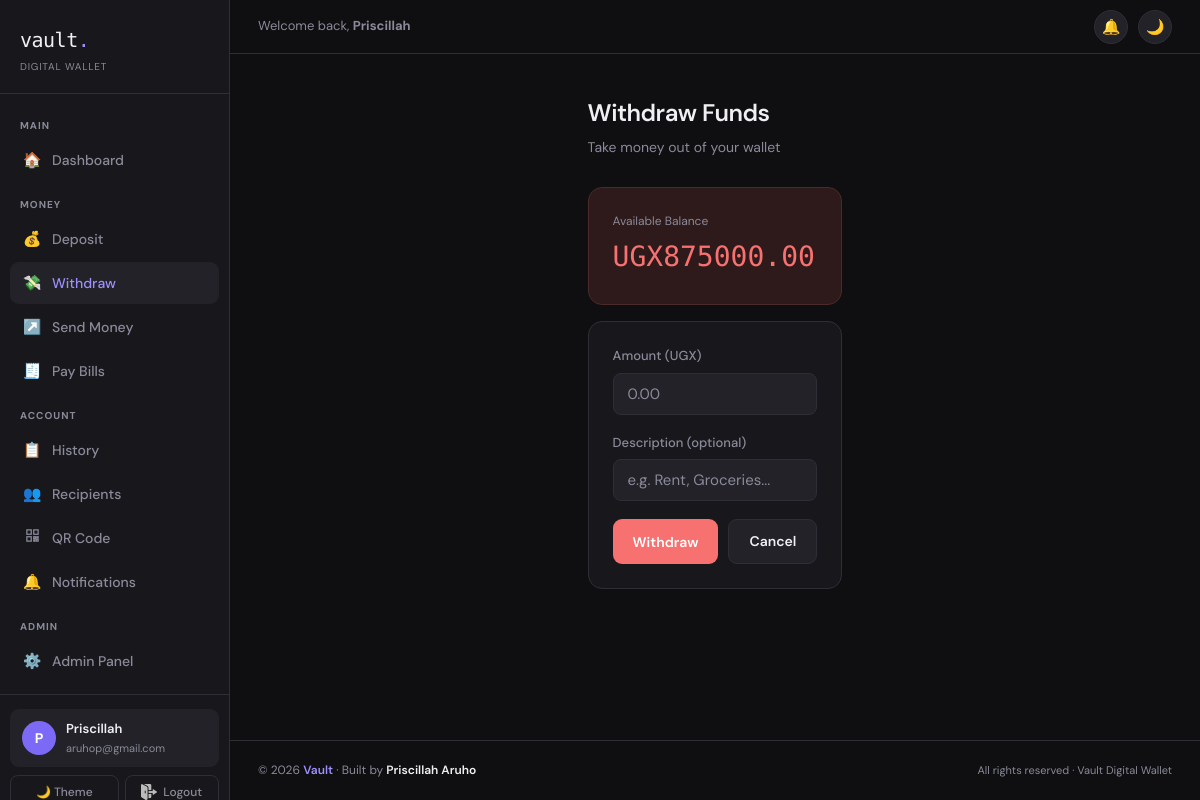
Before: /withdraw/ (signed in) with the older database file.
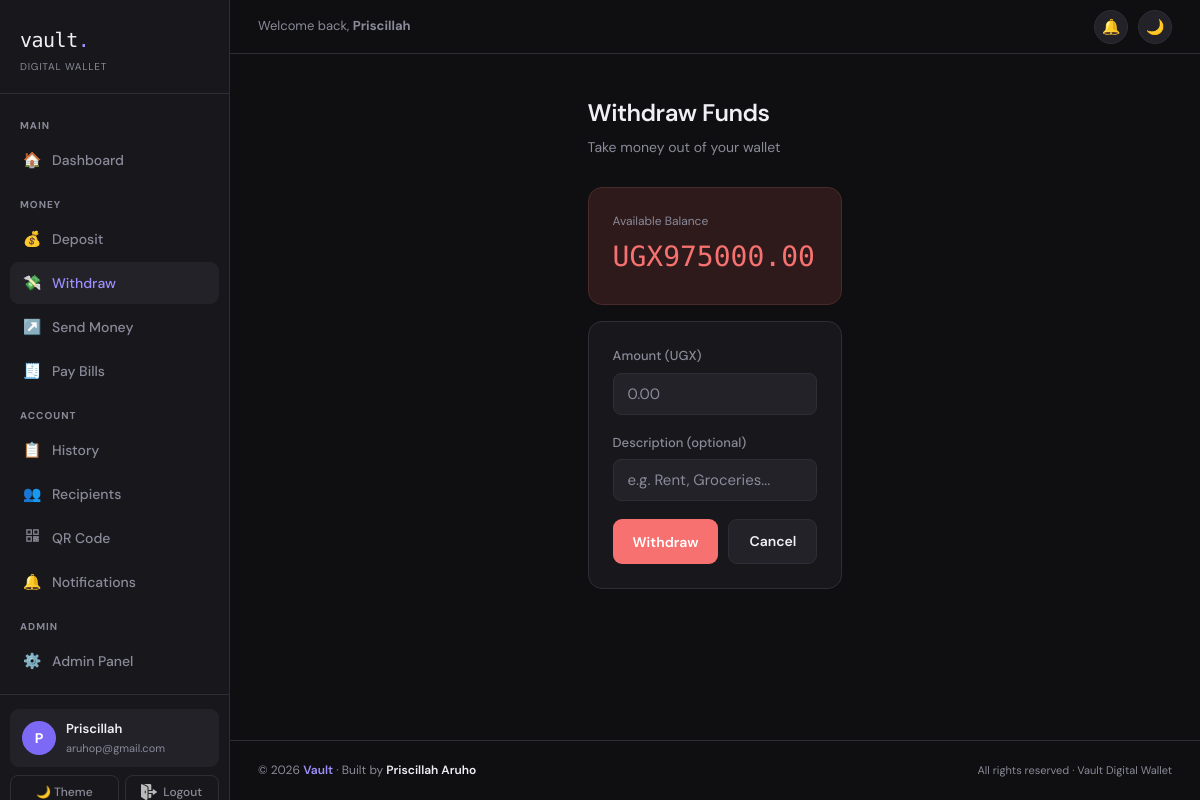
After: the same page with the newer database file.
### wallet/models.py (models this page shows, shortened)
class Wallet(models.Model):
    user = models.OneToOneField(User, on_delete=models.CASCADE, related_name='wallet')
    balance = models.DecimalField(max_digits=12, decimal_places=2, default=0.00)
    currency = models.CharField(max_length=3, default='UGX')
    created_at = models.DateTimeField(auto_now_add=True)
    updated_at = models.DateTimeField(auto_now=True)

### wallet/views.py (the view)
# urls.py: path('withdraw/', views.withdraw, name='withdraw'),
@login_required
def withdraw(request):
    if request.method == 'POST':
        form = WithdrawForm(request.POST)
        if form.is_valid():
            amount = form.cleaned_data['amount']
            description = form.cleaned_data.get('description', '') or 'Withdrawal'
            wallet = request.user.wallet
            if wallet.balance < amount:
                messages.error(request, 'Insufficient balance.')
            else:
                with db_transaction.atomic():
                    wallet.balance -= amount
                    wallet.save()
                    Transaction.objects.create(
                        wallet=wallet,
                        transaction_type='withdrawal',
                        amount=amount,
                        description=description,
                        status='completed',
                    )
                    Notification.objects.create(
                        wallet=wallet,
                        title='Withdrawal Successful',
                        message=f'UGX {amount:,.0f} has been withdrawn from your wallet.',
                        notification_type='transaction',
                    )
                send_withdrawal_email(request.user, amount, wallet.balance)
                messages.success(request, f'UGX {amount:,.0f} withdrawn successfully.')
                return redirect('dashboard')
    else:
        form = WithdrawForm()
    return render(request, 'wallet/withdraw.html', {'form': form, 'wallet': request.user.wallet})

### wallet/forms.py
class WithdrawForm(forms.Form):
    amount = forms.DecimalField(min_value=1, max_digits=10, decimal_places=2,
                                widget=forms.NumberInput(attrs={'placeholder': '0.00', 'step': '0.01'}))
    description = forms.CharField(max_length=255, required=False,
                                   widget=forms.TextInput(attrs={'placeholder': 'e.g. Rent, Groceries...'}))

### vadmin/context_processors.py (called while the page is built)
def admin_counts(request):
    if request.user.is_authenticated and request.user.is_staff:
        return {
            'pending_kyc_count': KYCDocument.objects.filter(status='pending').count(),
            'pending_withdrawal_count': WithdrawalRequest.objects.filter(status='pending').count(),
            'active_flag_count': FraudFlag.objects.filter(resolved=False).count(),
        }
    return {}

### templates/wallet/withdraw.html (shortened to what this page needs)
{% extends 'wallet/base.html' %}
{% block content %}
<div class="page-sm">
  <div class="page-header">
    <h1>Withdraw Funds</h1>
    <p>Take money out of your wallet</p>
  </div>
  <div class="card" style="margin-bottom:16px; background:#2e1a1a; border-color:#4a2a2a;">
    <div style="font-size:12px; color:var(--muted); margin-bottom:4px;">Available Balance</div>
    <div style="font-family:var(--mono); font-size:28px; font-weight:500;" class="text-red">UGX{{ wallet.balance|floatformat:2 }}</div>
  </div>
  <div class="card">
    <form method="post">
      <div class="form-group">
        <label>Amount (UGX)</label>
        {{ form.amount }}
      </div>
      <div class="form-group">
        <label>Description (optional)</label>
        {{ form.description }}
      </div>
      <div style="display:flex; gap:10px; margin-top:8px;">
        <button type="submit" class="btn btn-danger btn-full">Withdraw</button>
        <a href="{% url 'dashboard' %}" class="btn btn-ghost">Cancel</a>
      </div>
    </form>
  </div>
</div>
{% endblock %}

Changed rows visible on the page:
changed Wallet: balance "875000.00" → "975000.00"
